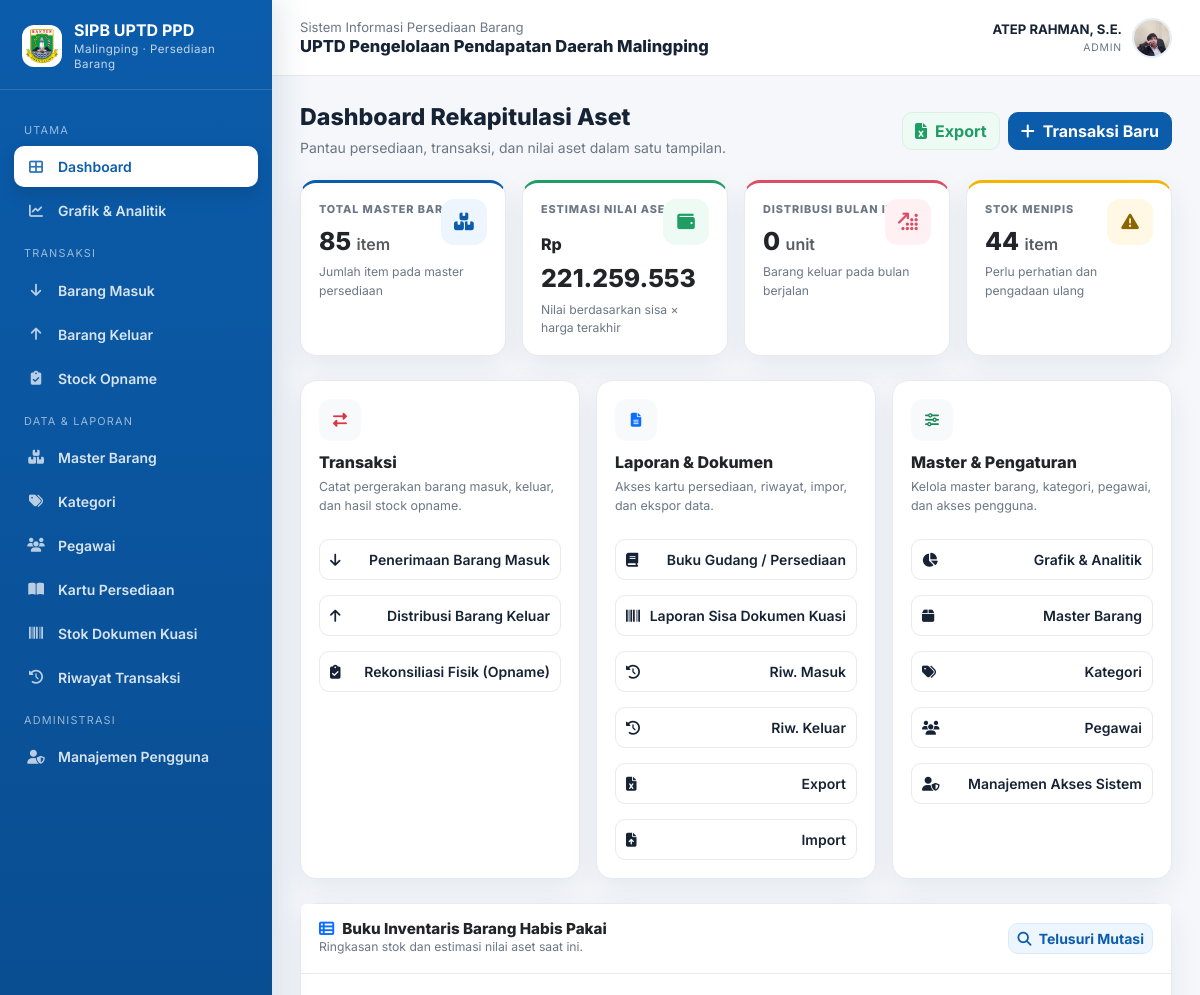
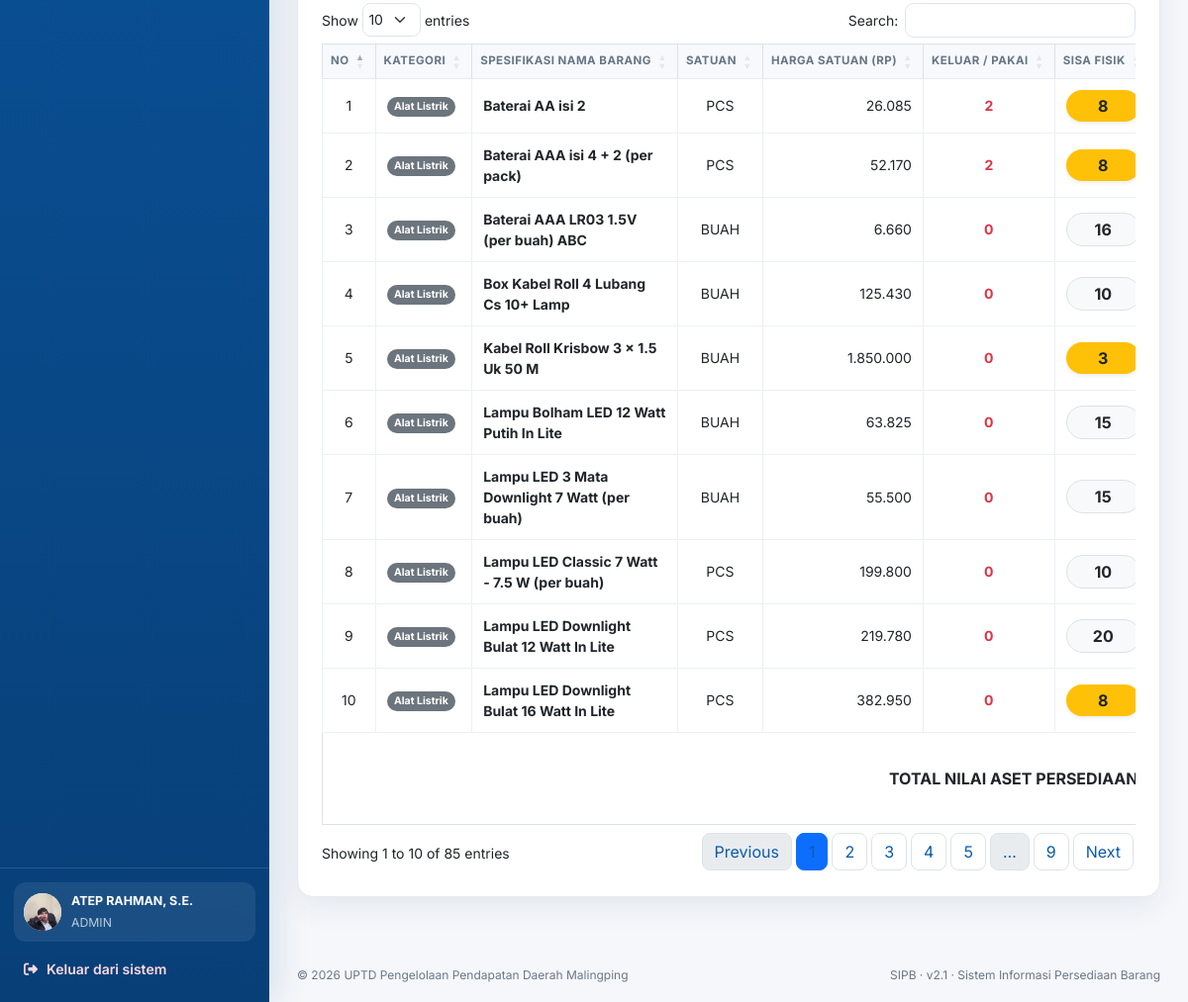
The page /inventory/index.php (signed in) on the database its author committed (2 pictures, top to bottom).
### tables this page shows
CREATE TABLE users (
  id integer NOT NULL,
  pegawai_id integer DEFAULT NULL,
  username varchar(50) NOT NULL,
  password varchar(255) NOT NULL,
  nama_lengkap varchar(100) NOT NULL,
  role text DEFAULT 'user',
  is_active smallint DEFAULT 1,
  nip varchar(50) DEFAULT NULL,
  jabatan varchar(100) DEFAULT NULL,
  email varchar(100) DEFAULT NULL,
  foto_profil varchar(255) DEFAULT 'default.png',
  no_hp varchar(20) DEFAULT NULL,
  jenis_kelamin text DEFAULT NULL,
  tanggal_lahir date DEFAULT NULL,
  alamat text DEFAULT NULL
);

CREATE TABLE barang (
  id integer NOT NULL,
  kategori_id integer DEFAULT NULL,
  nama_barang varchar(150) NOT NULL,
  tipe varchar(100) DEFAULT NULL,
  merk varchar(100) DEFAULT NULL,
  satuan varchar(50) DEFAULT NULL,
  harga_terakhir decimal(15,2) DEFAULT 0.00,
  jumlah_total integer DEFAULT 0,
  terpakai integer DEFAULT 0,
  sisa integer DEFAULT 0,
  stok_minimum integer DEFAULT 0,
  kategori text DEFAULT 'non-kuasi'
);

CREATE TABLE kategori (
  id integer NOT NULL,
  nama_kategori varchar(100) NOT NULL
);

### inventory/index.php (the view, shortened to what this page needs)
<?php
require 'koneksi.php';
require 'header.php';
?>
<div class="page-head"><div><h1>Dashboard Rekapitulasi Aset</h1><p>Pantau persediaan, transaksi, dan nilai aset dalam satu tampilan.</p></div><div class="head-actions"><a href="export_excel.php" class="btn btn-soft-success"><i class="fa-solid fa-file-excel me-2"></i>Export</a><a href="barang_masuk.php" class="btn btn-primary"><i class="fa-solid fa-plus me-2"></i>Transaksi Baru</a></div></div>
    <div class="row g-3 mb-4">
        <div class="col-xl-3 col-md-6"><div class="card stat-card accent-blue h-100"><div class="label">Total Master Barang</div><div class="value"><?php $total_barang=$pdo->query("SELECT COUNT(*) FROM barang")->fetchColumn(); echo number_format($total_barang); ?> <small class="fw-semibold text-muted fs-6">item</small></div><div class="hint">Jumlah item pada master persediaan</div><div class="icon"><i class="fa-solid fa-boxes-stacked"></i></div></div></div>
        <div class="col-xl-3 col-md-6"><div class="card stat-card accent-green h-100"><div class="label">Estimasi Nilai Aset</div><div class="value"><small class="fs-6">Rp</small> <?php $total_uang=$pdo->query("SELECT SUM(sisa * IFNULL(harga_terakhir,0)) FROM barang")->fetchColumn(); echo number_format($total_uang,0,',','.'); ?></div><div class="hint">Nilai berdasarkan sisa × harga terakhir</div><div class="icon"><i class="fa-solid fa-wallet"></i></div></div></div>
        <div class="col-xl-3 col-md-6"><div class="card stat-card accent-red h-100"><div class="label">Distribusi Bulan Ini</div><div class="value"><?php $keluar_bulan=$pdo->query("SELECT COALESCE(SUM(d.jumlah),0) FROM transaksi_keluar t JOIN detail_barang_keluar d ON t.id=d.transaksi_keluar_id WHERE MONTH(t.tanggal_keluar)=MONTH(NOW()) AND YEAR(t.tanggal_keluar)=YEAR(NOW())")->fetchColumn(); echo number_format($keluar_bulan); ?> <small class="fw-semibold text-muted fs-6">unit</small></div><div class="hint">Barang keluar pada bulan berjalan</div><div class="icon"><i class="fa-solid fa-arrow-up-right-dots"></i></div></div></div>
        <div class="col-xl-3 col-md-6"><div class="card stat-card accent-yellow h-100"><div class="label">Stok Menipis</div><div class="value"><?php $stok_menipis=$pdo->query("SELECT COUNT(*) FROM barang WHERE sisa<10")->fetchColumn(); echo number_format($stok_menipis); ?> <small class="fw-semibold text-muted fs-6">item</small></div><div class="hint">Perlu perhatian dan pengadaan ulang</div><div class="icon"><i class="fa-solid fa-triangle-exclamation"></i></div></div></div>
    </div>
    <div class="row g-3 mb-4">
        <div class="col-lg-4">
            <div class="card quick-card h-100">
                <div class="quick-icon bg-light text-danger"><i class="fa-solid fa-right-left"></i></div><h6>Transaksi</h6><p>Catat pergerakan barang masuk, keluar, dan hasil stock opname.</p>
                <div class="d-grid gap-2">
                    <a href="barang_masuk.php" class="quick-link"><i class="fas fa-arrow-down me-2"></i> Penerimaan Barang Masuk</a>
                    <a href="barang_keluar.php" class="quick-link"><i class="fas fa-arrow-up me-2"></i> Distribusi Barang Keluar</a>
                    <a href="stock_opname.php" class="quick-link"><i class="fas fa-clipboard-check me-2"></i> Rekonsiliasi Fisik (Opname)</a>
                </div>
            </div>
        </div>
        <div class="col-lg-4">
            <div class="card quick-card h-100">
                <div class="quick-icon bg-light text-primary"><i class="fa-solid fa-file-lines"></i></div><h6>Laporan & Dokumen</h6><p>Akses kartu persediaan, riwayat, impor, dan ekspor data.</p>
                <div class="d-grid gap-2">
                    <a href="kartu_persediaan.php" class="quick-link"><i class="fas fa-book me-2"></i> Buku Gudang / Persediaan</a>
                    <a href="stok_kuasi.php" class="quick-link"><i class="fas fa-barcode me-2"></i> Laporan Sisa Dokumen Kuasi</a>
                    <div class="d-grid gap-2">
                        <a href="riwayat_masuk.php" class="quick-link"><i class="fas fa-history me-1"></i> Riw. Masuk</a>
                        <a href="riwayat_keluar.php" class="quick-link"><i class="fas fa-history me-1"></i> Riw. Keluar</a>
                    </div>
                    <div class="d-grid gap-2">
                        <a href="export_excel.php" class="quick-link"><i class="fas fa-file-excel me-1"></i> Export</a>
                        <a href="import_data.php" class="quick-link"><i class="fas fa-file-upload me-1"></i> Import</a>
                    </div>
                </div>
            </div>
        </div>
        <div class="col-lg-4">
            <div class="card quick-card h-100">
                <div class="quick-icon bg-light text-success"><i class="fa-solid fa-sliders"></i></div><h6>Master & Pengaturan</h6><p>Kelola master barang, kategori, pegawai, dan akses pengguna.</p>
                <div class="d-grid gap-2">
                    <a href="dashboard.php" class="quick-link"><i class="fas fa-chart-pie me-2"></i> Grafik & Analitik</a>
                    <a href="manage_barang.php" class="quick-link"><i class="fas fa-box me-2"></i> Master Barang</a>
                    <div class="d-grid gap-2">
                        <a href="master_kategori.php" class="quick-link"><i class="fas fa-tags me-1"></i> Kategori</a>
                        <a href="manage_pegawai.php" class="quick-link"><i class="fas fa-users me-1"></i> Pegawai</a>
                    </div>
                    <?php if ($_SESSION['role'] == 'admin'): ?>
                    <a href="manage_users.php" class="quick-link"><i class="fas fa-user-shield me-2"></i> Manajemen Akses Sistem</a>
                    <?php endif; ?>
                </div>
            </div>
        </div>
    </div>
    <div class="card mb-4">
        <div class="card-header d-flex justify-content-between align-items-center">
            <div><h6 class="section-title"><i class="fa-solid fa-table-list me-2 text-primary"></i>Buku Inventaris Barang Habis Pakai</h6><div class="section-sub">Ringkasan stok dan estimasi nilai aset saat ini.</div></div>
            <a href="kartu_persediaan.php" class="btn btn-soft-primary btn-sm"><i class="fas fa-search me-1"></i> Telusuri Mutasi</a>
        </div>
        <div class="card-body p-4">
            <div class="table-responsive">
                <table class="table table-hover table-bordered align-middle mb-0 tabel-data" style="width:100%">
                    <thead class="text-center" style="background-color: var(--gov-primary); color: white;">
                        <tr>
                            <th width="5%">No</th>
                            <th width="15%">Kategori</th>
                            <th width="20%">Spesifikasi Nama Barang</th>
                            <th width="8%">Satuan</th>
                            <th width="12%">Harga Satuan (Rp)</th>
                            <th width="10%">Keluar / Pakai</th>
                            <th width="12%">Sisa Fisik</th>
                        </tr>
                    </thead>
                    <tbody class="bg-white">
                        <?php
                        $sql = "SELECT b.*, k.nama_kategori
                                FROM barang b
                                LEFT JOIN kategori k ON b.kategori_id = k.id
                                ORDER BY k.nama_kategori, b.nama_barang";
                        $stmt = $pdo->query($sql);
                        $no = 1;
                        while ($row = $stmt->fetch(PDO::FETCH_ASSOC)) {
                            $sisa = (int)$row['sisa'];
                            $harga = isset($row['harga_terakhir']) ? (float)$row['harga_terakhir'] : 0;
                            $nilai_aset = $sisa * $harga;
                            if ($sisa <= 0) {
                                $stok_class = 'bg-danger text-white border-danger shadow-sm';
                            } elseif ($sisa < 10) {
                                $stok_class = 'bg-warning text-dark border-warning shadow-sm';
                            } else {
                                $stok_class = 'bg-light text-dark border';
                            }
                            $is_kuasi = (stripos($row['nama_kategori'], 'kuasi') !== false);
                            $badge_kuasi = $is_kuasi ? "<br><span class='badge bg-warning text-dark mt-1'><i class='fas fa-barcode'></i> Dokumen Seri</span>" : "";
                            echo "<tr>
                                    <td class='text-center'>{$no}</td>
                                    <td><span class='badge bg-secondary'>" . htmlspecialchars($row['nama_kategori'] ?? '-') . "</span></td>
                                    <td>
                                        <span class='fw-bold text-dark'>" . htmlspecialchars($row['nama_barang']) . "</span>
                                        {$badge_kuasi}
                                    </td>
                                    <td class='text-center'>" . htmlspecialchars($row['satuan']) . "</td>
                                    <td class='text-end' data-order='{$harga}'>" . number_format($harga, 0, ',', '.') . "</td>
                                    <td class='text-center text-danger fw-bold'>" . number_format($row['terpakai']) . "</td>
                                    <td class='text-center' data-order='{$sisa}'>
                                        <span class='badge {$stok_class} fs-6 px-3 py-2 w-100'>{$sisa}</span>
                                    </td>
                                    <td class='text-end fw-bold text-success' data-order='{$nilai_aset}'>" . number_format($nilai_aset, 0, ',', '.') . "</td>
                                  </tr>";
                            $no++;
                        }
                        ?>
                    </tbody>
                    <tfoot style="background-color: #f8fbff;">
                        <tr>
                            <th colspan="7" class="text-end fw-bold text-dark fs-6 py-3">TOTAL NILAI ASET PERSEDIAAN:</th>
                        </tr>
                    </tfoot>
                </table>
            </div>
        </div>
    </div>
<?php
require 'footer.php';
?>

### inventory/header.php (shortened to what this page needs)
<?php
require_once __DIR__ . '/functions.php';
$current_page = basename($_SERVER['PHP_SELF'] ?? 'index.php');
$role = $_SESSION['role'] ?? 'user';
$nama_user = $_SESSION['nama_lengkap'] ?? 'Pengguna';
$foto_nav = 'default.png';
if (isset($_SESSION['user_id']) && isset($pdo)) {
    try {
        $stmt_ava = $pdo->prepare("SELECT foto_profil FROM users WHERE id = ?");
        $stmt_ava->execute([$_SESSION['user_id']]);
        $ava_row = $stmt_ava->fetch(PDO::FETCH_ASSOC);
        if ($ava_row && !empty($ava_row['foto_profil'])) $foto_nav = $ava_row['foto_profil'];
    } catch (Exception $e) { error_log('avatar lookup: ' . $e->getMessage()); }
}
$path_nav = 'uploads/profil/' . $foto_nav;
function nav_active(array $pages, string $current): string { return in_array($current, $pages, true) ? 'active' : ''; }
?>
<!DOCTYPE html>
<html lang="id">
<head>
    <link href="https://cdn.jsdelivr.net/npm/bootstrap@5.3.0/dist/css/bootstrap.min.css" rel="stylesheet">
    <link rel="stylesheet" href="https://cdnjs.cloudflare.com/ajax/libs/font-awesome/6.4.0/css/all.min.css">
    <link href="https://cdn.datatables.net/1.13.6/css/dataTables.bootstrap5.min.css" rel="stylesheet">
    <link href="https://cdn.datatables.net/responsive/2.5.0/css/responsive.bootstrap5.min.css" rel="stylesheet">
</head>
<body>
<div class="app-shell">
    <aside class="sidebar" id="sidebar">
        <a class="brand text-white" href="index.php">
            <img src="logo_banten.png?v=3" alt="Logo Banten">
            <div class="brand-title"><strong>SIPB UPTD PPD</strong><small>Malingping · Persediaan Barang</small></div>
        </a>
        <nav class="sidebar-nav">
            <div class="nav-label">Utama</div>
            <a class="side-link <?= nav_active(['index.php'], $current_page) ?>" href="index.php"><i class="fa-solid fa-table-cells-large"></i><span>Dashboard</span></a>
            <a class="side-link <?= nav_active(['dashboard.php'], $current_page) ?>" href="dashboard.php"><i class="fa-solid fa-chart-line"></i><span>Grafik & Analitik</span></a>
            <div class="nav-label">Transaksi</div>
            <a class="side-link <?= nav_active(['barang_masuk.php'], $current_page) ?>" href="barang_masuk.php"><i class="fa-solid fa-arrow-down"></i><span>Barang Masuk</span></a>
            <a class="side-link <?= nav_active(['barang_keluar.php'], $current_page) ?>" href="barang_keluar.php"><i class="fa-solid fa-arrow-up"></i><span>Barang Keluar</span></a>
            <a class="side-link <?= nav_active(['stock_opname.php'], $current_page) ?>" href="stock_opname.php"><i class="fa-solid fa-clipboard-check"></i><span>Stock Opname</span></a>
            <div class="nav-label">Data & Laporan</div>
            <?php if ($role === 'admin'): ?>
                <a class="side-link <?= nav_active(['manage_barang.php'], $current_page) ?>" href="manage_barang.php"><i class="fa-solid fa-boxes-stacked"></i><span>Master Barang</span></a>
                <a class="side-link <?= nav_active(['master_kategori.php'], $current_page) ?>" href="master_kategori.php"><i class="fa-solid fa-tags"></i><span>Kategori</span></a>
                <a class="side-link <?= nav_active(['manage_pegawai.php'], $current_page) ?>" href="manage_pegawai.php"><i class="fa-solid fa-users"></i><span>Pegawai</span></a>
            <?php endif; ?>
            <a class="side-link <?= nav_active(['kartu_persediaan.php'], $current_page) ?>" href="kartu_persediaan.php"><i class="fa-solid fa-book-open"></i><span>Kartu Persediaan</span></a>
            <a class="side-link <?= nav_active(['stok_kuasi.php'], $current_page) ?>" href="stok_kuasi.php"><i class="fa-solid fa-barcode"></i><span>Stok Dokumen Kuasi</span></a>
            <a class="side-link <?= nav_active(['riwayat_masuk.php','riwayat_keluar.php'], $current_page) ?>" href="riwayat_masuk.php"><i class="fa-solid fa-clock-rotate-left"></i><span>Riwayat Transaksi</span></a>
            <?php if ($role === 'admin'): ?>
                <div class="nav-label">Administrasi</div>
                <a class="side-link <?= nav_active(['manage_users.php'], $current_page) ?>" href="manage_users.php"><i class="fa-solid fa-user-shield"></i><span>Manajemen Pengguna</span></a>
            <?php endif; ?>
        </nav>
        <div class="sidebar-bottom">
            <div class="mini-profile"><img src="<?= htmlspecialchars($path_nav, ENT_QUOTES, 'UTF-8') ?>" alt="Profil"><div><strong class="d-block" style="font-size:.78rem"><?= htmlspecialchars($nama_user) ?></strong><small><?= htmlspecialchars(strtoupper($role)) ?></small></div></div>
            <a class="logout-side" href="#" data-bs-toggle="modal" data-bs-target="#logoutModal"><i class="fa-solid fa-right-from-bracket"></i> Keluar dari sistem</a>
        </div>
    </aside>
    <div class="main-wrap">
        <header class="topbar">
            <div class="topbar-left"><div><div class="crumb">Sistem Informasi Persediaan Barang</div><h1 class="page-title">UPTD Pengelolaan Pendapatan Daerah Malingping</h1></div></div>
            <div class="top-user"><div class="top-user-text text-end"><strong><?= htmlspecialchars($nama_user) ?></strong><small><?= htmlspecialchars($role) ?></small></div><img src="<?= htmlspecialchars($path_nav, ENT_QUOTES, 'UTF-8') ?>" alt="Profil pengguna"></div>
        </header>
        <main class="content">

### rows shown on the page
users: foto_profil (picture)
barang: kategori.nama_kategori "Alat Listrik", nama_barang "Baterai AA isi 2", satuan "PCS", harga_terakhir "26.085", terpakai "2", sisa "8"
barang: kategori.nama_kategori "Alat Listrik", nama_barang "Baterai AAA isi 4 + 2 (per pack)", satuan "PCS", harga_terakhir "52.170", terpakai "2", sisa "8"
barang: kategori.nama_kategori "Alat Listrik", nama_barang "Baterai AAA LR03 1.5V (per buah) ABC", satuan "BUAH", harga_terakhir "6.660", terpakai "0", sisa "16"
barang: kategori.nama_kategori "Alat Listrik", nama_barang "Box Kabel Roll 4 Lubang Cs 10+ Lamp", satuan "BUAH", harga_terakhir "125.430", terpakai "0", sisa "10"
barang: kategori.nama_kategori "Alat Listrik", nama_barang "Kabel Roll Krisbow 3 x 1.5 Uk 50 M", satuan "BUAH", harga_terakhir "1.850.000", terpakai "0", sisa "3"
barang: kategori.nama_kategori "Alat Listrik", nama_barang "Lampu Bolham LED 12 Watt Putih In Lite", satuan "BUAH", harga_terakhir "63.825", terpakai "0", sisa "15"
barang: kategori.nama_kategori "Alat Listrik", nama_barang "Lampu LED 3 Mata Downlight 7 Watt (per buah)", satuan "BUAH", harga_terakhir "55.500", terpakai "0", sisa "15"
barang: kategori.nama_kategori "Alat Listrik", nama_barang "Lampu LED Classic 7 Watt - 7.5 W (per buah)", satuan "PCS", harga_terakhir "199.800", terpakai "0", sisa "10"
barang: kategori.nama_kategori "Alat Listrik", nama_barang "Lampu LED Downlight Bulat 12 Watt In Lite", satuan "PCS", harga_terakhir "219.780", terpakai "0", sisa "20"
barang: kategori.nama_kategori "Alat Listrik", nama_barang "Lampu LED Downlight Bulat 16 Watt In Lite", satuan "PCS", harga_terakhir "382.950", terpakai "0", sisa "8"

### other values the page prints
$nama_user "ATEP RAHMAN, S.E."
$role "ADMIN"
$total_barang "85"
$total_uang "221.259.553"
$keluar_bulan "0"
$stok_menipis "44"
